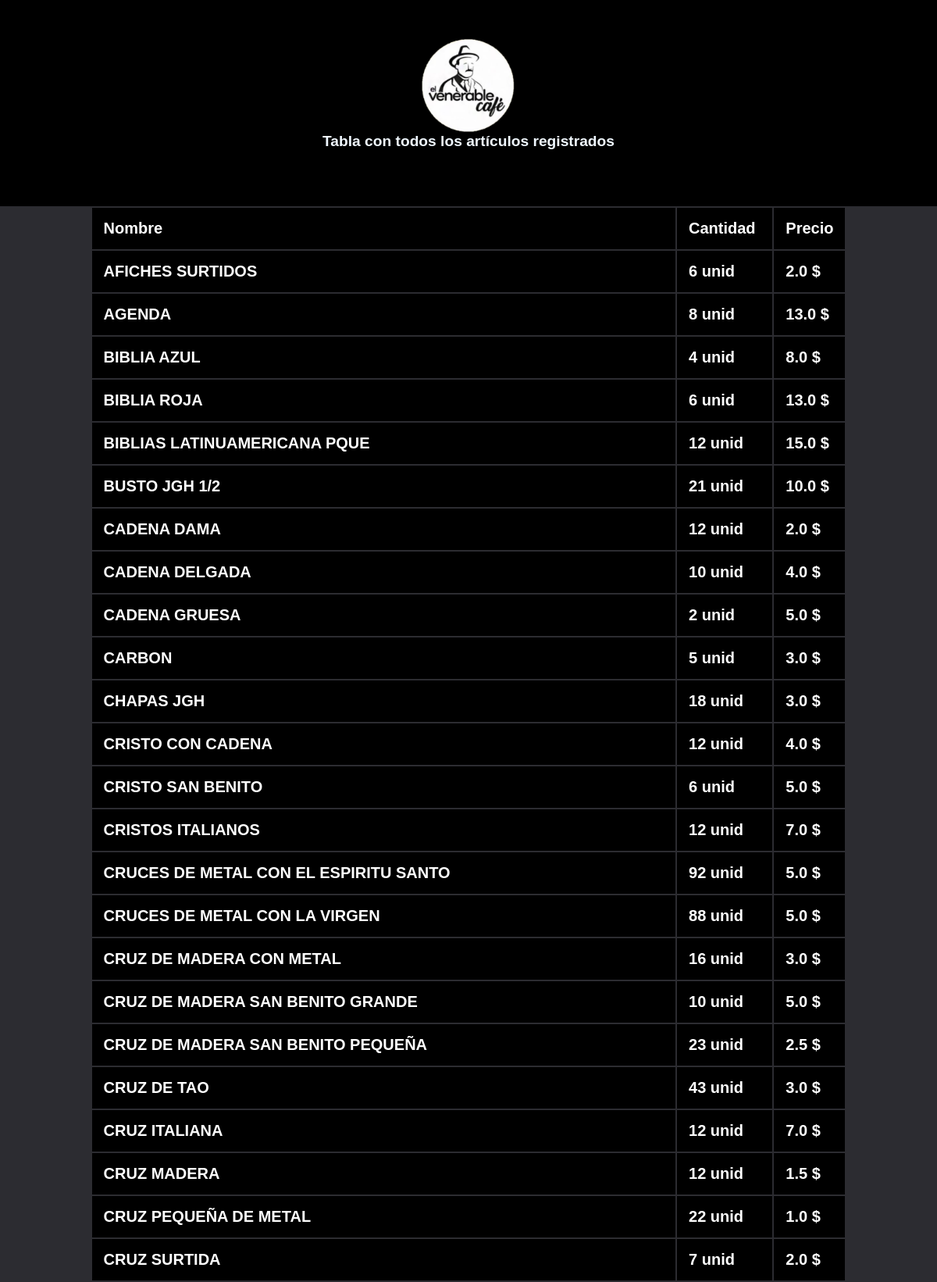
/ver_articulos (upper part), run on the app's committed database.
### control_inventario/models.py (models this page shows, shortened)
class articulo(models.Model):
    nombre = models.CharField(max_length=70)
    cantidad = models.IntegerField(null=True)
    precio = models.FloatField(null=True)
    moneda = models.BooleanField(null=True)

### control_inventario/views.py (the view)
# urls.py: path('ver_articulos', views.ver_articulos),
def ver_articulos(request):
    articulos = articulo.objects.order_by("nombre")
    return render(request, "articulos.html", {"articulos":articulos})

### control_inventario/templates/articulos.html (shortened to what this page needs)
{% load static %}
<!DOCTYPE html>
<html lang="en">
<head>
    <link rel="stylesheet" href="{% static 'style.css' %}">
</head>
<body>
    <header>
        <img src="{% static 'venerable.png' %}" width="170px" alt="">
        <h2>Tabla con todos los artículos registrados </h2>
    </header>
    <div class="seccion" style="background-color: rgb(44, 44, 49);; height: 100%; width: 100%; margin-top: 2%;">
        <table style="font-weight: bold; color: white; font-family: 'Lucida Sans', 'Lucida Sans Regular', 'Lucida Grande', 'Lucida Sans Unicode', Geneva, Verdana, sans-serif; font-size: 20px;" >
            <tr style="margin-top: 2%;">
                <td><span>Nombre</span></td>
                <td><span>Cantidad</span></td>
                <td><span>Precio</span></td>
            </tr>
        {% for i in articulos %}
            <tr>
                <td><span>{{ i.nombre}} </span> </td>
                <td><span>{{ i.cantidad}} unid </span></td>
                {% if i.moneda %}
                <td><span>{{ i.precio}} $ </span></td>
                {% else %}
                <td><span>{{ i.precio}} bs </span> </td>
                {% endif %}
            </tr>
        {% endfor  %}
        </table>
    </div>
</body>
</html>

### control_inventario/static/style.css (style rules this page uses)
* { padding: 0; margin: 0; box-sizing: border-box; }
body { background-color: black; }
h2 { color: aliceblue; cursor: default; font-size: 1.2rem; font-family: 'Lucida Sans', 'Lucida Sans Regular', 'Lucida Grande', 'Lucida Sans Unicode', Geneva, Verdana, sans-serif; }
header { display: flex; justify-content: center; align-items: center; flex-direction: column; height: 30vh; background-color: black; }
img { width: 10%; }
td { background-color: black; padding: 15px; }
table { margin: auto; }

### data on the page
articulo: nombre "AFICHES SURTIDOS", cantidad "6", precio "2.0"
articulo: nombre "AGENDA", cantidad "8", precio "13.0"
articulo: nombre "BIBLIA AZUL", cantidad "4", precio "8.0"
articulo: nombre "BIBLIA ROJA", cantidad "6", precio "13.0"
articulo: nombre "BIBLIAS LATINUAMERICANA PQUE", cantidad "12", precio "15.0"
articulo: nombre "BUSTO JGH 1/2", cantidad "21", precio "10.0"
articulo: nombre "CADENA DAMA", cantidad "12", precio "2.0"
articulo: nombre "CADENA DELGADA", cantidad "10", precio "4.0"
articulo: nombre "CADENA GRUESA", cantidad "2", precio "5.0"
articulo: nombre "CARBON", cantidad "5", precio "3.0"
articulo: nombre "CHAPAS JGH", cantidad "18", precio "3.0"
articulo: nombre "CRISTO CON CADENA", cantidad "12", precio "4.0"
articulo: nombre "CRISTO SAN BENITO", cantidad "6", precio "5.0"
articulo: nombre "CRISTOS ITALIANOS", cantidad "12", precio "7.0"
articulo: nombre "CRUCES DE METAL CON EL ESPIRITU SANTO", cantidad "92", precio "5.0"
articulo: nombre "CRUCES DE METAL CON LA VIRGEN", cantidad "88", precio "5.0"
articulo: nombre "CRUZ DE MADERA CON METAL", cantidad "16", precio "3.0"
articulo: nombre "CRUZ DE MADERA SAN BENITO GRANDE", cantidad "10", precio "5.0"
articulo: nombre "CRUZ DE MADERA SAN BENITO PEQUEÑA", cantidad "23", precio "2.5"
articulo: nombre "CRUZ DE TAO", cantidad "43", precio "3.0"
articulo: nombre "CRUZ ITALIANA", cantidad "12", precio "7.0"
articulo: nombre "CRUZ MADERA", cantidad "12", precio "1.5"
articulo: nombre "CRUZ PEQUEÑA DE METAL", cantidad "22", precio "1.0"
articulo: nombre "CRUZ SURTIDA", cantidad "7", precio "2.0"
